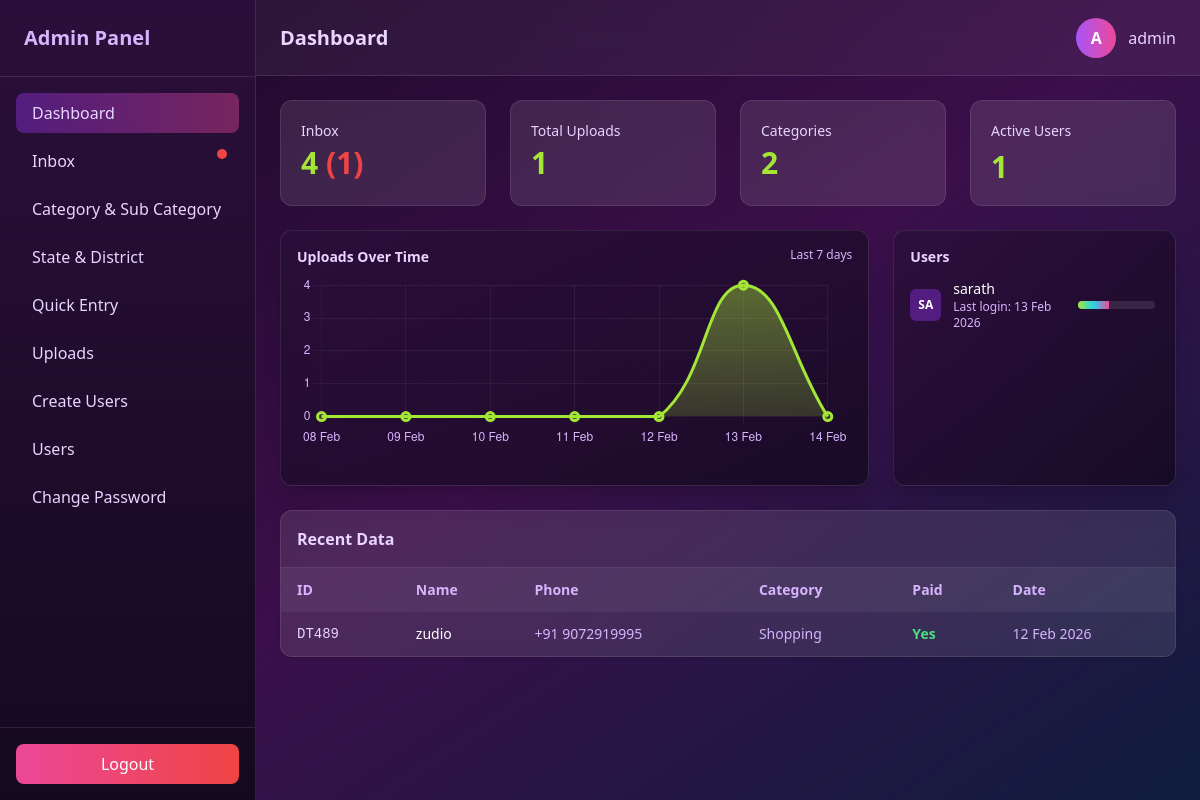
The app's page /dashboard/ (signed in), older data.
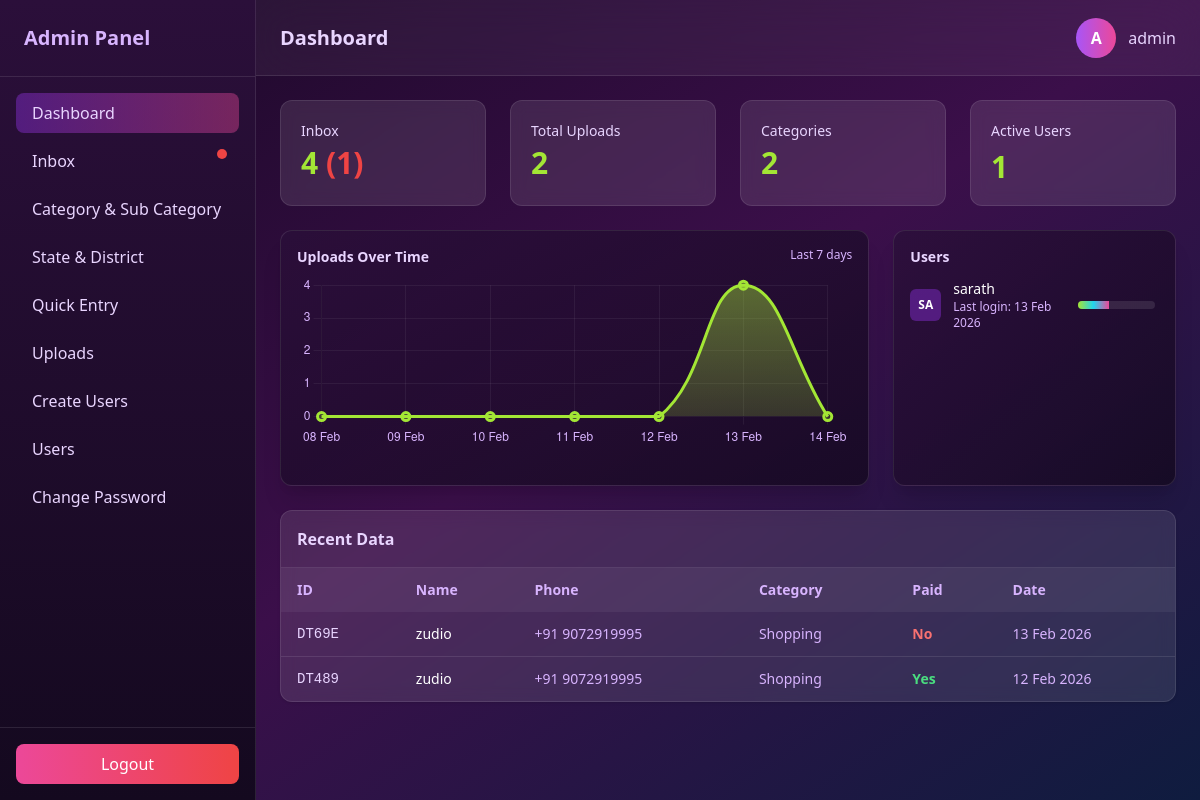
The same page, newer data.
### data/models.py (models this page shows, shortened)
class Userlogin(models.Model):
    id = models.CharField(
        max_length=5,  # C + 4 chars max
        primary_key=True,
        editable=False
    )
    username = models.CharField(max_length=100)
    password = models.CharField(max_length=100)
    last_login = models.DateTimeField(default=timezone.now)
    is_active = models.BooleanField(default=True)  # Add this field

class Data(models.Model):
    id = models.CharField(
        max_length=5,
        primary_key=True,
        editable=False
    )
    name = models.CharField(max_length=100)
    category = models.ForeignKey(Category, on_delete=models.CASCADE, related_name="data")
    subcategory = models.ForeignKey(Subcategory, on_delete=models.CASCADE)
    location = models.CharField(max_length=500)
    state = models.ForeignKey(State, on_delete=models.CASCADE)
    district = models.ForeignKey(District, on_delete=models.CASCADE)
    phone = models.CharField(max_length=100)
    email = models.CharField(max_length=100)
    remarks = models.TextField(blank=True, null=True)
    data_given = models.CharField(max_length=500)
    staff = models.CharField(max_length=500)
    user = models.CharField(max_length=500)
    source = models.CharField(max_length=500)
    paid = models.BooleanField(default=False)  # ⬅️ checkbox
    created_at = models.DateTimeField(auto_now_add=True)
    class Data(models.Model):
        id = models.CharField(
            max_length=5,
            primary_key=True,
            editable=False
        )
        name = models.CharField(max_length=100)
        category = models.ForeignKey(Category, on_delete=models.CASCADE, related_name="data")
        subcategory = models.ForeignKey(Subcategory, on_delete=models.CASCADE)
        location = models.CharField(max_length=500)
        state = models.ForeignKey(State, on_delete=models.CASCADE)
        district = models.ForeignKey(District, on_delete=models.CASCADE)
        phone = models.CharField(max_length=100)
        email = models.CharField(max_length=100)
        remarks = models.TextField(blank=True, null=True)
        data_given = models.CharField(max_length=500)
        staff = models.CharField(max_length=500)
        user = models.CharField(max_length=500)
        source = models.CharField(max_length=500, blank=True, null=True)
        paid = models.BooleanField(default=False)  # ⬅️ checkbox
        created_at = models.DateTimeField(auto_now_add=True)

class Category(models.Model):
    id = models.CharField(
        max_length=5,  # C + 4 chars max
        primary_key=True,
        editable=False
    )
    name = models.CharField(max_length=100)
    created_at = models.DateTimeField(auto_now_add=True)

### data/views.py (the view)
# urls.py: path('dashboard/', views.dashboard, name='dashboard'),
@never_cache
@login_required(login_url='/login/')
@user_passes_test(lambda u: u.is_superuser)
def dashboard(request):
    today = timezone.now().date()
    start_date = today - timedelta(days=6)
    raw_uploads = (
        Upload.objects
        .filter(created_at__date__gte=start_date)
        .annotate(day=TruncDate('created_at'))
        .values('day')
        .annotate(count=Count('id'))
        .order_by('day')
    )
    upload_map = {u['day']: u['count'] for u in raw_uploads}
    labels, data = [], []
    for i in range(7):
        day = start_date + timedelta(days=i)
        labels.append(day.strftime('%d %b'))
        data.append(upload_map.get(day, 0))
    total_uploads = Upload.objects.count()
    unread_uploads = Upload.objects.filter(is_opened=False).count()  # unread count
    total_categories = Category.objects.count()
    total_users = Userlogin.objects.count()
    total_data = Data.objects.count()
    recent_data = (
        Data.objects
        .select_related('category', 'subcategory', 'state', 'district')
        .order_by('-created_at')[:10]
    )
    recent_uploads = Upload.objects.order_by('-created_at')[:10]
    recent_users = Userlogin.objects.order_by('-last_login')[:10]
    context = {
        'labels': labels,
        'data': data,
        'total_uploads': total_uploads,
        'unread_uploads': unread_uploads,  # add unread count
        'total_categories': total_categories,
        'total_users': total_users,
        'total_data': total_data,
        'recent_data': recent_data,
        'recent_uploads': recent_uploads,
        'recent_users': recent_users,
    }
    return render(request, 'dashboard.html', context)

### data/templates/dashboard.html (shortened to what this page needs)
<!DOCTYPE html>
<html lang="en">
<head>
  <script src="https://cdn.tailwindcss.com"></script>
</head>
<body class="min-h-screen flex text-white
bg-gradient-to-br from-[#1a0826] via-[#3b0f4a] to-[#0f1c3f]">
<aside class="w-64 hidden md:flex flex-col h-screen sticky top-0
bg-gradient-to-b from-[#2b0f3a] to-[#14091f]
border-r border-white/10">
  <div class="p-6 text-xl font-bold text-purple-300 border-b border-white/10">
    Admin Panel
  </div>
  <nav class="flex-1 p-4 space-y-2 text-purple-200">
    <a href="{% url 'dashboard' %}" class="flex items-center gap-3 px-4 py-2 rounded-lg
              bg-gradient-to-r from-purple-600/40 to-pink-500/40">
      Dashboard
    </a>
      <a href="{% url 'inbox' %}"
   class="relative flex items-center gap-3 px-4 py-2 rounded-lg hover:bg-white/10">
  Inbox
  <span id="unreadDot"
        class="hidden absolute top-2 right-3 w-2.5 h-2.5 bg-red-500 rounded-full">
  </span>
</a>
    <a href="{% url 'category' %}" class="flex items-center gap-3 px-4 py-2 rounded-lg hover:bg-white/10">
     Category & Sub Category
    </a>
    <a href="{% url 'state_district' %}" class="flex items-center gap-3 px-4 py-2 rounded-lg hover:bg-white/10">
     State & District
    </a>
    <a href="{% url 'data' %}" class="flex items-center gap-3 px-4 py-2 rounded-lg hover:bg-white/10">
    Quick Entry
    </a>
      <a href="{% url 'data_list' %}" class="flex items-center gap-3 px-4 py-2 rounded-lg hover:bg-white/10">
    Uploads
    </a>
      <a href="{% url 'usercreate' %}" class="flex items-center gap-3 px-4 py-2 rounded-lg hover:bg-white/10">
   Create Users
    </a>
       <a href="{% url 'userlist' %}" class="flex items-center gap-3 px-4 py-2 rounded-lg hover:bg-white/10">
   Users
    </a>
      <a href="{% url 'superuser_change_password' %}" class="flex items-center gap-3 px-4 py-2 rounded-lg hover:bg-white/10">
  Change Password
    </a>
  </nav>
  <div class="p-4 border-t border-white/10">
    <a href="{% url 'superuser_logout' %}"
       class="block text-center bg-gradient-to-r from-pink-500 to-red-500
              text-white py-2 rounded-lg hover:opacity-90">
      Logout
    </a>
  </div>
</aside>
<div class="flex-1 flex flex-col">
<header class="px-6 h-[4.78rem] flex justify-between items-center
sticky top-0 z-40
bg-white/5 backdrop-blur-xl border-b border-white/10">
  <h1 class="text-xl font-semibold text-purple-200">Dashboard</h1>
  <div class="flex items-center gap-3">
    <div class="w-10 h-10 rounded-full
                bg-gradient-to-r from-purple-500 to-pink-500
                flex items-center justify-center font-bold">
      {{ request.user.username|first|upper }}
    </div>
    <span class="text-purple-200 font-medium">
      {{ request.user.username }}
    </span>
  </div>
</header>
<main class="p-6 space-y-6">
<div class="grid grid-cols-1 sm:grid-cols-2 lg:grid-cols-4 gap-6">
  <div class="bg-white/10 backdrop-blur p-5 rounded-xl border border-white/10">
    <p class="text-sm text-purple-200">Inbox</p>
   <h2 class="text-3xl font-bold text-lime-400 mt-1">
  {{ total_uploads }}
  {% if unread_uploads > 0 %}
    <span class="text-red-500 font-semibold">({{ unread_uploads }})</span>
  {% endif %}
</h2>
  </div>
  <div class="bg-white/10 backdrop-blur p-5 rounded-xl border border-white/10">
    <p class="text-sm text-purple-200">Total Uploads</p>
    <h2 class="text-3xl font-bold text-lime-400 mt-1">{{ total_data }}</h2>
  </div>
  <div class="bg-white/10 backdrop-blur p-5 rounded-xl border border-white/10">
    <p class="text-sm text-purple-200"> Categories</p>
    <h2 class="text-3xl font-bold text-lime-400 mt-1">{{ total_categories }}</h2>
  </div>
  <div class="bg-white/10 backdrop-blur p-5 rounded-xl border border-white/10">
    <p class="text-sm text-purple-200">Active Users</p>
    <h2 class="text-3xl font-semibold text-lime-400 mt-2">{{ total_users }}</h2>
  </div>
</div>
<div class="grid grid-cols-1 lg:grid-cols-3 gap-6">
<div class="lg:col-span-2 bg-gradient-to-br from-[#2b0f3a]/80 to-[#14091f]/80
rounded-xl shadow-xl p-4 border border-white/10 h-64">
  <div class="flex justify-between mb-2">
    <h2 class="text-sm font-semibold text-purple-200">
      Uploads Over Time
    </h2>
    <span class="text-xs text-purple-300">Last 7 days</span>
  </div>
  <div class="relative h-44 w-full">
  <canvas id="uploadChart"></canvas>
</div>
</div>
<div class="bg-gradient-to-br from-[#2b0f3a]/80 to-[#14091f]/80
rounded-xl shadow-xl p-4 h-64 flex flex-col border border-white/10">
  <h2 class="text-sm font-semibold text-purple-200 mb-3">Users</h2>
  <div class="space-y-3 overflow-y-auto scrollbar-hide pr-1">
    {% for user in recent_users %}
    <div class="flex items-center justify-between">
      <div class="flex items-center gap-3">
        <div class="w-8 h-8 rounded-md bg-purple-600/40
                    flex items-center justify-center text-xs font-bold text-white">
          {{ user.username|slice:":2"|upper }}
        </div>
        <div>
          <p class="text-sm font-medium text-white">
            {{ user.username }}
          </p>
          <p class="text-xs text-purple-300">
            Last login: {{ user.last_login|date:"d M Y" }}
          </p>
        </div>
      </div>
      <div class="w-20 h-2 bg-white/10 rounded-full overflow-hidden">
        <div class="h-full bg-gradient-to-r from-lime-400 via-cyan-400 to-pink-500"
             style="width: {{ forloop.counter|add:3 }}0%;"></div>
      </div>
    </div>
    {% empty %}
      <p class="text-xs text-purple-300 text-center">No users found</p>
    {% endfor %}
  </div>
</div>
</div>
<div class="bg-white/10 backdrop-blur rounded-xl shadow border border-white/10
            overflow-hidden min-h-[120px] max-h-[420px]">
  <div class="p-4 border-b border-white/10 text-purple-200 font-semibold">
    Recent Data
  </div>
  <div class="overflow-y-auto scrollbar-hide max-h-[360px]">
    <table class="w-full text-sm">
      <thead class="bg-white/5 text-purple-300 sticky top-0 z-10">
        <tr>
          <th class="text-left px-4 py-3">ID</th>
          <th class="text-left px-4 py-3">Name</th>
          <th class="text-left px-4 py-3">Phone</th>
          <th class="text-left px-4 py-3">Category</th>
          <th class="text-left px-4 py-3">Paid</th>
          <th class="text-left px-4 py-3">Date</th>
        </tr>
      </thead>
      <tbody class="divide-y divide-white/10">
        {% for item in recent_data %}
        <tr class="hover:bg-white/5">
          <td class="px-4 py-3 font-mono text-purple-200">{{ item.id }}</td>
          <td class="px-4 py-3 font-medium">{{ item.name }}</td>
          <td class="px-4 py-3 text-purple-300">{{ item.phone }}</td>
          <td class="px-4 py-3 text-purple-300">{{ item.category.name }}</td>
          <td class="px-4 py-3">
            {% if item.paid %}
              <span class="text-green-400 font-semibold">Yes</span>
            {% else %}
              <span class="text-red-400 font-semibold">No</span>
            {% endif %}
          </td>
          <td class="px-4 py-3 text-purple-300">
            {{ item.created_at|date:"d M Y" }}
          </td>
        </tr>
        {% empty %}
        <tr>
          <td colspan="6" class="px-4 py-6 text-center text-purple-300">
            No data found
          </td>
        </tr>
        {% endfor %}
      </tbody>
    </table>
  </div>
</div>
</main>
</div>
<script>
const ctx = document.getElementById('uploadChart').getContext('2d');
const gradient = ctx.createLinearGradient(0, 0, 0, 220);
gradient.addColorStop(0, 'rgba(163,230,53,0.45)');
gradient.addColorStop(1, 'rgba(163,230,53,0.05)');
new Chart(ctx, {
  type: 'line',
  data: {
    labels: {{ labels|safe }},
    datasets: [{
      data: {{ data|safe }},
      borderColor: '#a3e635',
      backgroundColor: gradient,
      borderWidth: 3,
      tension: 0.45,
      fill: true,
      pointRadius: 4,
      pointHoverRadius: 6
    }]
  },
  options: {
    responsive: true,
    maintainAspectRatio: false,
    layout: {
      padding: {
        left: 0,
        right: 0,
        top: 10,
        bottom: 0
      }
    },
    plugins: {
      legend: { display: false }
    },
    scales: {
      x: {
        offset: false,
        ticks: {
          color: '#d8b4fe',
          padding: 6
        },
        grid: {
          color: 'rgba(255,255,255,0.06)'
        }
      },
      y: {
        beginAtZero: true,
        ticks: {
          color: '#d8b4fe',
          precision: 0
        },
        grid: {
          color: 'rgba(255,255,255,0.06)'
        }
      }
    }
  }
});
</script>
</body>
</html>

### data/templates/dashboard.html (style rules this page uses)
.scrollbar-hide { -ms-overflow-style: none; scrollbar-width: none; }

Row changes from the older to the newer data that the page shows:
added Data: id "DT69E", name "zudio", phone "+91 9072919995", category.name "Shopping", paid "No", created_at "13 Feb 2026"
Text that changed along with them:
{{ total_data }}: "1" → "2"
